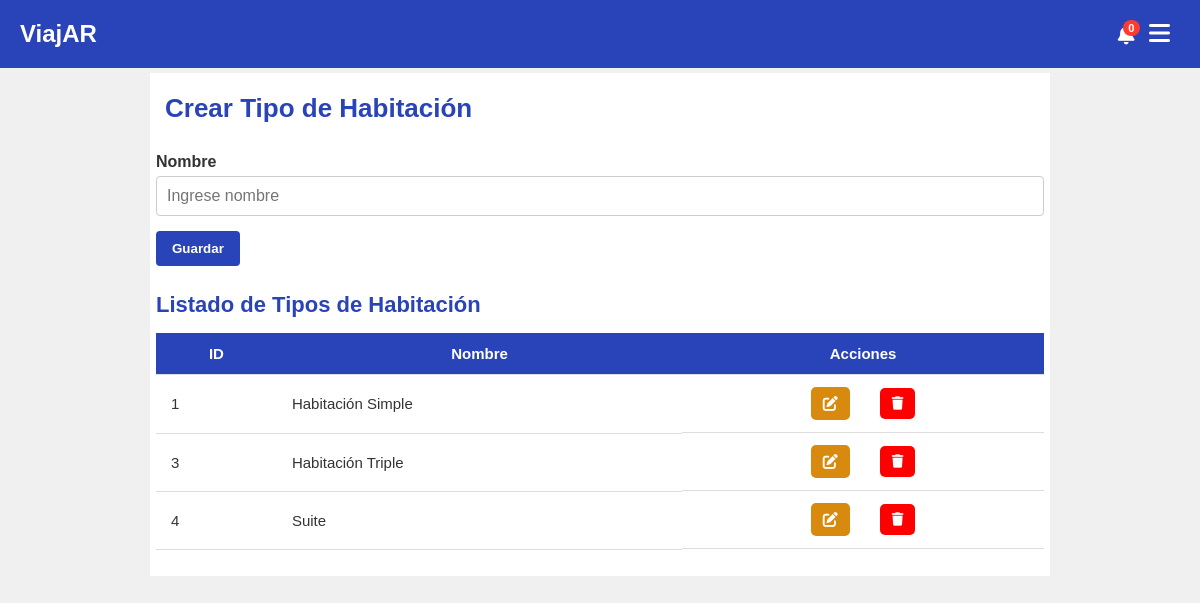
The page /index.php?page=tipos_habitaciones (signed in) on the database as committed earlier.
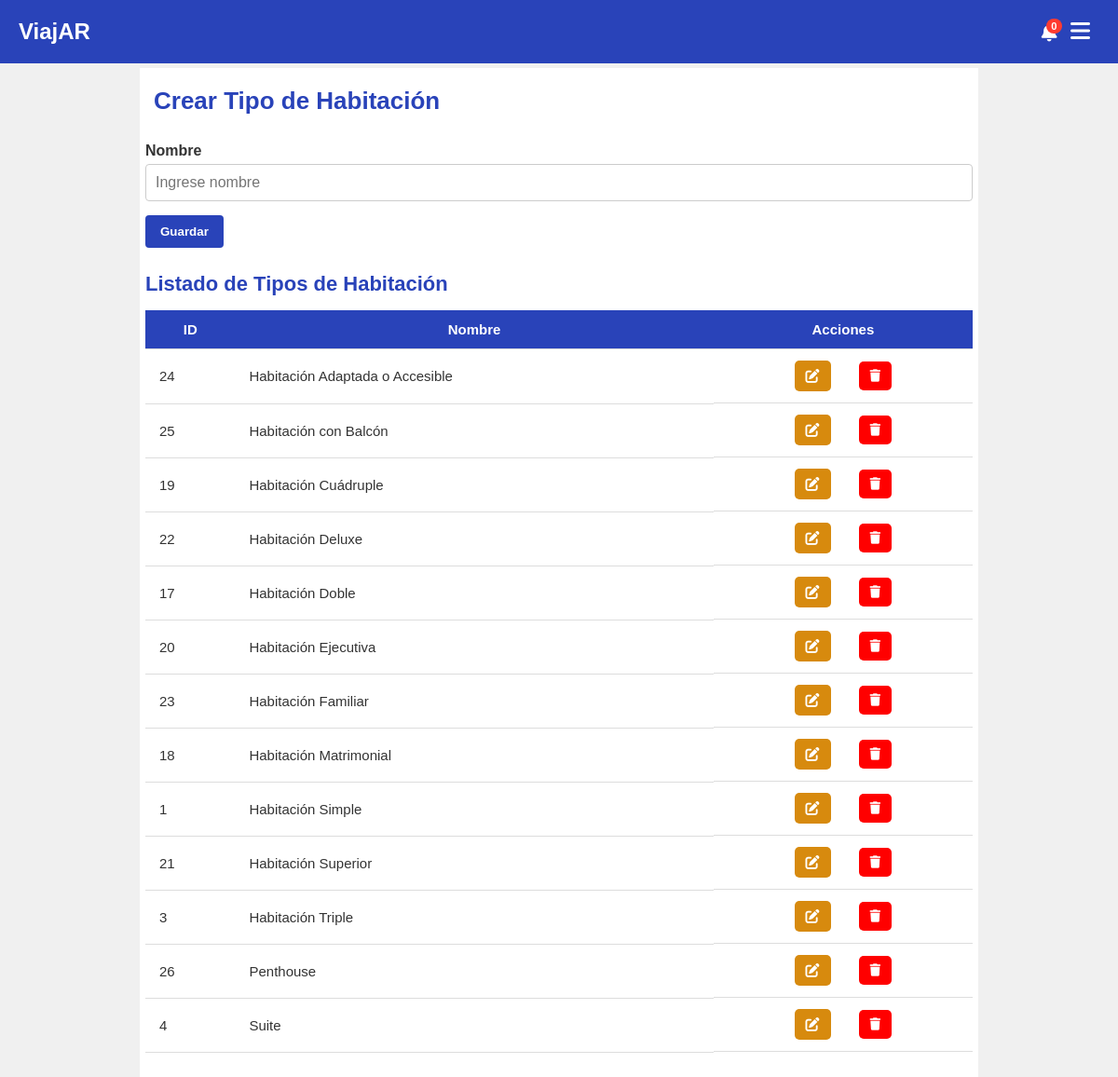
The same page on the database as committed later.
### tables this page shows
CREATE TABLE `tipos_habitacion` (
  `id_tipo_habitacion` int NOT NULL AUTO_INCREMENT,
  `nombre` varchar(100) NOT NULL,
  `activo` tinyint(1) DEFAULT '1',
  PRIMARY KEY (`id_tipo_habitacion`)
);

### index.php (called while the page is built)
<?php
require_once ('controllers/plantilla.controlador.php');
$plantilla = new PlantillaControlador();
$plantilla -> traer_plantilla();

### models/tipo_habitacion.php (called while the page is built, shortened)
<?php
require_once('conexion.php');
class TipoHabitacion {
    public function traer_tipos_habitaciones() {
        $conexion = new Conexion();
        $query = "SELECT * FROM tipos_habitacion WHERE activo = 1 ORDER BY nombre ASC";
        return $conexion->consultar($query);
    }
}
?>

### models/conexion.php (called while the page is built, shortened)
<?php
class Conexion {
    private $con;
    private $servidor;
    private $usuario;
    private $password;
    private $base_datos;
    public function __construct() {
        $this->servidor = 'localhost';
        $this->usuario = 'root';
        $this->password = '';
        $this->base_datos = 'viajar';
    }
    public function conectar() {
        if (!$this->con) {
            $this->con = new mysqli($this->servidor, $this->usuario, $this->password, $this->base_datos);
            $this->con->set_charset("utf8");
        }
        return $this->con;
    }
    public function consultar($query) {
        $resultado = $this->conectar()->query($query);
        $data = [];
        if ($resultado && $resultado->num_rows > 0) {
            while ($row = $resultado->fetch_assoc()) {
                $data[] = $row;
            }
        }
        return $data;
    }
}

### views/paginas/tipos_habitaciones.php (the view, shortened to what this page needs)
<?php
require_once('models/tipo_habitacion.php');
$tipo_model = new TipoHabitacion();
$result_tipos = $tipo_model->traer_tipos_habitaciones();
$editing_mode = false;
$nombre_form = '';
?>
<!DOCTYPE html>
<html lang="es">
<head>
    <link rel="stylesheet" href="assets/css/listado_usuarios.css?v=1">
    <link rel="stylesheet" href="https://cdnjs.cloudflare.com/ajax/libs/font-awesome/6.0.0-beta3/css/all.min.css">
</head>
<body>
<div class="container">
    <form method="post" action="controllers/tipos_habitaciones/tipos_habitaciones.controlador.php">
        <h1><?php echo $editing_mode ? 'Editar Tipo de Habitación' : 'Crear Tipo de Habitación'; ?></h1>
        <label for="nombre">Nombre</label>
        <input type="text" id="nombre" name="nombre" placeholder="Ingrese nombre" value="<?php echo $nombre_form; ?>" >
        <button type="submit"><?php echo $editing_mode ? 'Actualizar' : 'Guardar'; ?></button>
    </form>
</div>
<div class="container">
    <h2>Listado de Tipos de Habitación</h2>
    <table>
        <thead>
            <tr>
                <th>ID</th>
                <th>Nombre</th>
                <th >Acciones</th>
            </tr>
        </thead>
        <tbody>
            <?php if (empty($result_tipos)): ?>
                <tr><td colspan="6">No hay tipos de habitación registrados.</td></tr>
            <?php else: ?>
                <?php foreach($result_tipos as $tipo): ?>
                    <tr>
                        <td><?php echo htmlspecialchars($tipo['id_tipo_habitacion']); ?></td>
                        <td><?php echo htmlspecialchars($tipo['nombre']); ?></td>
                        <td class="acciones-botones">
                            <a id="editar" href="index.php?page=tipos_habitaciones&id=<?php echo htmlspecialchars($tipo['id_tipo_habitacion']); ?>">
                                <i class="fa-solid fa-pen-to-square"></i>
                            </a>
                            <form method="post" action="controllers/tipos_habitaciones/tipos_habitaciones.controlador.php" onsubmit="return confirm('¿Seguro que quieres eliminar este tipo de habitación?');">
                                <button id="eliminar" type="submit"><i class="fa-solid fa-trash"></i></button>
                            </form>
                        </td>
                    </tr>
                <?php endforeach; ?>
            <?php endif; ?>
        </tbody>
    </table>
</div>
</body>
</html>

### controllers/plantilla.controlador.php
<?php
class PlantillaControlador {
    public function traer_plantilla() {
        $ruta = __DIR__ . '/../views/plantilla.php';
        if (file_exists($ruta)) {
            return include($ruta);
        } else {
            echo "Error: La plantilla no fue encontrada en $ruta";
            return false;
        }
    }
}

### views/plantilla.php (shortened to what this page needs)
<?php
function guard($id_perfiles) {
    if ($id_perfiles == 2) {
        return true;
    }
    return false;
}
?>
<!DOCTYPE html>
<html lang="es">
<head>
    <link rel="stylesheet" href="assets/css/notificaciones.css">
    <link href="https://cdn.jsdelivr.net/npm/select2@4.1.0-rc.0/dist/css/select2.min.css" rel="stylesheet" />
    <link rel="stylesheet" href="https://cdnjs.cloudflare.com/ajax/libs/font-awesome/6.4.0/css/all.min.css">
    <link rel="stylesheet" href="https://cdn.jsdelivr.net/npm/flatpickr/dist/flatpickr.min.css">
    <?php if (isset($_SESSION['id_perfiles']) && $_SESSION['id_perfiles'] == 2): ?>
        <link rel="stylesheet" href="assets/css/cabecera_admin.css">
    <?php elseif (isset($_SESSION['id_perfiles']) && $_SESSION['id_perfiles'] == 1): ?>
        <link rel="stylesheet" href="assets/css/cabecera_cliente.css">
        <script src="assets/js/cabecera_cliente.js"></script>
    <?php elseif (isset($_SESSION['id_perfiles']) && in_array($_SESSION['id_perfiles'], [3,5,13,14])): ?>
        <link rel="stylesheet" href="assets/css/cabecera_proveedores.css">
        <script src="https://cdnjs.cloudflare.com/ajax/libs/slideout/1.0.1/slideout.min.js"></script>
        <script src="assets/js/cabecera_proveedores.js"></script>
    <?php endif; ?>
</head>
<?php
if (isset($_SESSION['id_perfiles'])) {
    $perfil = $_SESSION['id_perfiles'];
    if ($perfil == 2) {
        include('views/componentes/cabecera.admin.php');
    } elseif (in_array($perfil, [3, 5, 13, 14])) {
        include('views/componentes/cabecera.proveedores.php');
    } elseif ($perfil == 1) {
        include('views/componentes/cabecera.cliente.php');
    } else {
        include('views/componentes/cabecera.php');
    }
} else {
    include('views/componentes/cabecera.php');
}
?>
<div class="container">
<?php
if (isset($_GET['page'])) {
    $pagina = $_GET['page'];
    $paginas_publicas = [
        'login',
        'registro',
        'pantalla_hoteles',
        'pantalla_guias',
        'pantalla_transporte',
        'recuperar_contrasena',
        'cambiar_password',
        'detalle_hotel',
        'detalle_tour',
        'detalle_viaje',
        'pantalla_habitaciones',
        'registro_proveedor'
    ];
    if (in_array($pagina, $paginas_publicas)) {
        include('views/paginas/' . $pagina . '.php');
    } else {
        if (isset($_SESSION['usuarios_nombre_usuario'])) {
            if (isset($_SESSION['id_perfiles']) && guard($_SESSION['id_perfiles'])) {
                if (file_exists('views/paginas/' . $pagina . '.php')) {
                    include('views/paginas/' . $pagina . '.php');
                } else {
                    include('views/paginas/errores/404.php');
                }
            } else {
                include('views/paginas/errores/403.php');
            }
        } else {
            include('views/paginas/errores/403.php');
        }
    }
} else {
    include('views/paginas/pantalla_hoteles.php');
}
?>
</div>
</body>
</html>

### views/componentes/cabecera.admin.php (shortened to what this page needs)
<div id="main" class="contenido">
    <div class="top-bar">
        <div class="left-links">
            <div class="logo">
                <a href="index.php?page=pantalla_hoteles">ViajAR</a>
            </div>
        </div>
        <div class="right-links">
            <div class="notifications-wrapper">
                <button id="notifications" aria-label="Ver notificaciones">
                    <span class="notification-count">0</span>
                </button>
            </div>
            <button id="menu-toggle" class="menu-toggle" aria-label="Abrir menú">
                <i class="fa-solid fa-bars"></i>
            </button>
        </div>
    </div>
</div>

### assets/css/notificaciones.css (style rules this page uses)
.notifications-wrapper { position: relative; display: inline-block; margin-left: 1rem; }
#notifications { background: transparent; border: none; color: #fff; font-size: 1.2rem; cursor: pointer; position: relative; }
.notification-count { position: absolute; top: -5px; right: -5px; background: #ff3b30; color: #fff; font-size: 0.7rem; font-weight: bold; padding: 2px 5px; border-radius: 50%; }

### assets/css/cabecera_admin.css (style rules this page uses)
* { margin: 0; padding: 0; box-sizing: border-box; }
html, body { margin: 0; padding: 0; height: 100%; }
.top-bar { background-color: #2943b9; padding: 12px 20px; color: white; display: flex; justify-content: space-between; align-items: center; }
.top-bar .logo a { color: white; font-size: 1.5rem; text-decoration: none; font-weight: bold; }
.menu-toggle { background: none; border: none; font-size: 24px; color: #ffffff; cursor: pointer; padding: 10px; }
.contenido { transition: transform 300ms ease; background-color: #fdfdfd; min-height: auto; }

### assets/css/listado_usuarios.css (style rules this page uses)
* { margin: 0; padding: 0; box-sizing: border-box; }
body { font-family: sans-serif; background-color: #f0f0f0; color: #333; background-size: cover; background-repeat: no-repeat; background-attachment: fixed; padding-top: 0; }
.top-bar { background-color: #2943b9; color: white; display: flex; justify-content: space-between; align-items: center; padding: 10px 20px; position: relative; }
.logo a, .logo-link { color: white; text-decoration: none; font-weight: bold; font-size: 1.5em; }
td.acciones-botones { display: flex; justify-content: center; align-items: center; gap: 30px; }
.container { max-width: 900px; margin: 5px auto 20px; padding: 3px; background-color: white; }
form h1 { font-size: 26px; margin-bottom: 20px; padding: 9px; color: #2943b9; }
form label { display: block; margin-bottom: 5px; font-weight: bold; }
form input[type="text"], form input[type="email"], form input[type="password"], form input[type="number"], form select { width: 100%; padding: 10px; margin-bottom: 15px; border: 1px solid #ccc; border-radius: 4px; font-size: 16px; }
form input[type="submit"], form button[type="submit"] { background-color: #2943b9; color: white; padding: 10px 16px; border: none; border-radius: 4px; cursor: pointer; font-weight: bold; transition: background-color 0.3s ease; }
h2 { font-size: 22px; color: #2943b9; margin-bottom: 15px; }
table { width: 100%; border-collapse: collapse; background-color: #fff; }
thead tr { background-color: #2943b9; color: white; }
th, td { padding: 12px 15px; border-bottom: 1px solid #ddd; font-size: 15px; }
a { color: #2943b9; text-decoration: none; font-weight: bold; }
#eliminar { color: white; background-color: red; padding: 8px 12px; border-radius: 5px; font-weight: bold; display: inline-block; text-decoration: none; }
#editar { color: white; background-color: #d78a0e; padding: 8px 12px; border-radius: 5px; font-weight: bold; display: inline-block; text-decoration: none; }

Rows that differ between the two databases and show on the page:
added tipos_habitacion: id_tipo_habitacion "24", nombre "Habitación Adaptada o Accesible"
added tipos_habitacion: id_tipo_habitacion "25", nombre "Habitación con Balcón"
added tipos_habitacion: id_tipo_habitacion "19", nombre "Habitación Cuádruple"
added tipos_habitacion: id_tipo_habitacion "22", nombre "Habitación Deluxe"
added tipos_habitacion: id_tipo_habitacion "17", nombre "Habitación Doble"
added tipos_habitacion: id_tipo_habitacion "20", nombre "Habitación Ejecutiva"
added tipos_habitacion: id_tipo_habitacion "23", nombre "Habitación Familiar"
added tipos_habitacion: id_tipo_habitacion "18", nombre "Habitación Matrimonial"
added tipos_habitacion: id_tipo_habitacion "21", nombre "Habitación Superior"
added tipos_habitacion: id_tipo_habitacion "26", nombre "Penthouse"
